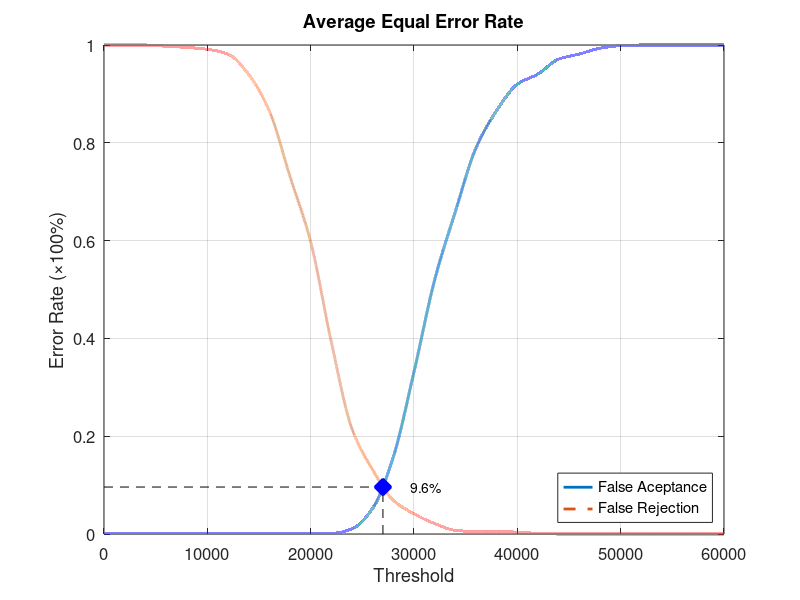
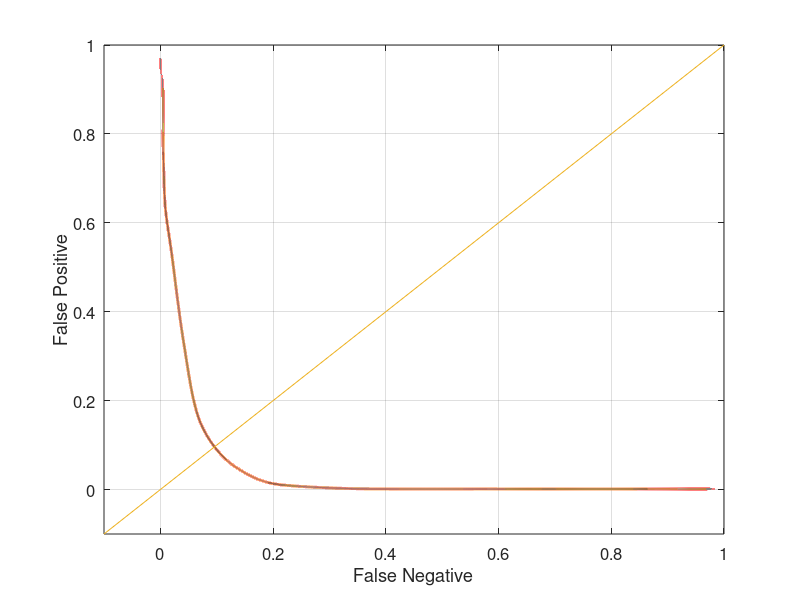

Recreate these plots in MATLAB, in order.
function yEER = Experiment2Average
close all;
clear;
clc;
x = 0:2000:60000;
xq = 0:0.5:60000;

y0 = [0 0.00131579 0.00131579 0.00131579 0.00131579 0.00131579 0.00131579 0.00131579 0.00131579 0.00131579 0.00131579 0.00131579 0.0105263 0.0526316 0.157895 0.331579 0.519737 0.659211 0.789474 0.865789 0.919737 0.940789 0.971053 0.981579 0.993421 0.998684 1 1 1 1 1];
yy0 = interp1(x, y0, xq, 'pchip');
y1 = [1 1 1 0.9975 0.995 0.99125 0.98125 0.94 0.865 0.73125 0.5975 0.3925 0.215 0.13125 0.06875 0.04125 0.02125 0.0075 0.005 0.005 0.00375 0.00125 0 0 0 0 0 0 0 0 0];
yy1 = interp1(x, y1, xq, 'pchip');

% Calculating EER: 
y2 = abs(y0 - y1);
find(y2 == min(y2))
yy2 = abs(yy0 - yy1);
xEER = find(yy2 == min(yy2));
xEERIndex = xq(xEER) % X-axis EER
yEER = yy0(xEER) % Y-axis EER

main = figure
plot(xq, yy0,'-','LineWidth', 2);	hold on
plot(xq, yy1,'--','LineWidth', 2);	hold on
plot([xEERIndex xEERIndex], [0 yEER], 'k--');	hold on
plot([0 xEERIndex], [yEER yEER], 'k--');	hold on
plot(xEERIndex, yEER, 'bx', 'LineWidth', 10);	hold on
text(xEERIndex + 10 * xEERIndex / 100, yEER, [num2str(round((10000 * yEER)) / 100) '%'])
legend('False Aceptance', 'False Rejection', 'Location', 'SouthEast')
xlabel('Threshold')
ylabel('Error Rate (\times100%)')
title('Average Equal Error Rate')
set(gca, 'FontSize', 12)
axis([0 60000 0 1])
grid on

print(main, 'Experiment2AverageMain', '-dpng');
FNRxFPR = figure('Color', [1 1 1]);
plot(yy1, yy0, '-', yy1, yy0, 'LineWidth', 2);
hold on
y = -0.1:0.1:1
plot(y, y); 
set(gca, 'FontSize', 12)
xlabel('False Negative')
ylabel('False Positive')
axis([-0.1 1 -0.1 1])
set(gca, 'FontSize', 12)
grid on

print(FNRxFPR, 'Experiment2AverageFNRxFPR','-dpng');
end
